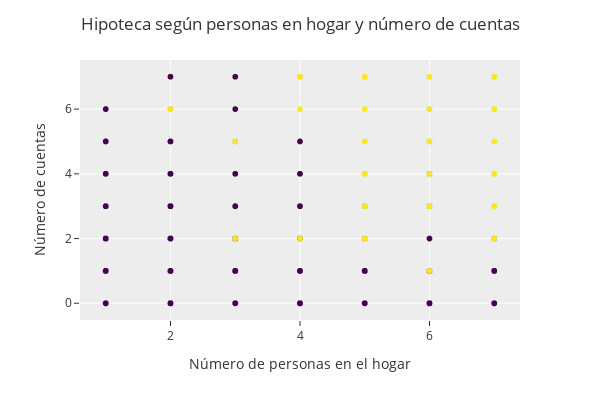

Notebook cell for this chart:
### Markdown cell above
##### **1.5. Gráfico de hipoteca según personas en hogar y número de cuentas**

### Code cell
fig = px.scatter(df_known_behaviors, x="members_in_household", y="loan_accounts", color="Mortgage", color_continuous_scale="Viridis")
fig.update_layout(
    coloraxis_showscale=False,
    title="Hipoteca según personas en hogar y número de cuentas",
    autosize=False,
    width=600,
    height=400,
    xaxis_title="Número de personas en el hogar",
    yaxis_title="Número de cuentas",
    template="ggplot2",
)
fig.show()

### Figure 1 — Plotly figure (JSON) as saved in the notebook; plotly's stock layout.template omitted (floating-point values rounded to 4 significant figures; data arrays with more than 128 entries replaced by an {"elided": "..."} marker saying what was removed)
{"data": [{"hovertemplate": "members_in_household=%{x}<br>loan_accounts=%{y}<br>Mortgage=%{marker.color}<extra></extra>", "legendgroup": "", "marker": {"color": {"elided": "11023 int values"}, "coloraxis": "coloraxis", "symbol": "circle"}, "mode": "markers", "name": "", "showlegend": false, "type": "scattergl", "x": {"elided": "11023 int values"}, "xaxis": "x", "y": {"elided": "11023 int values"}, "yaxis": "y"}], "layout": {"autosize": false, "coloraxis": {"colorbar": {"title": {"text": "Mortgage"}}, "colorscale": [[0, "#440154"], [0.1111, "#482878"], [0.2222, "#3e4989"], [0.3333, "#31688e"], [0.4444, "#26828e"], [0.5556, "#1f9e89"], [0.6667, "#35b779"], [0.7778, "#6ece58"], [0.8889, "#b5de2b"], [1, "#fde725"]], "showscale": false}, "height": 400, "legend": {"tracegroupgap": 0}, "margin": {"t": 60}, "title": {"text": "Hipoteca según personas en hogar y número de cuentas"}, "width": 600, "xaxis": {"anchor": "y", "domain": [0, 1], "title": {"text": "Número de personas en el hogar"}}, "yaxis": {"anchor": "x", "domain": [0, 1], "title": {"text": "Número de cuentas"}}}}
